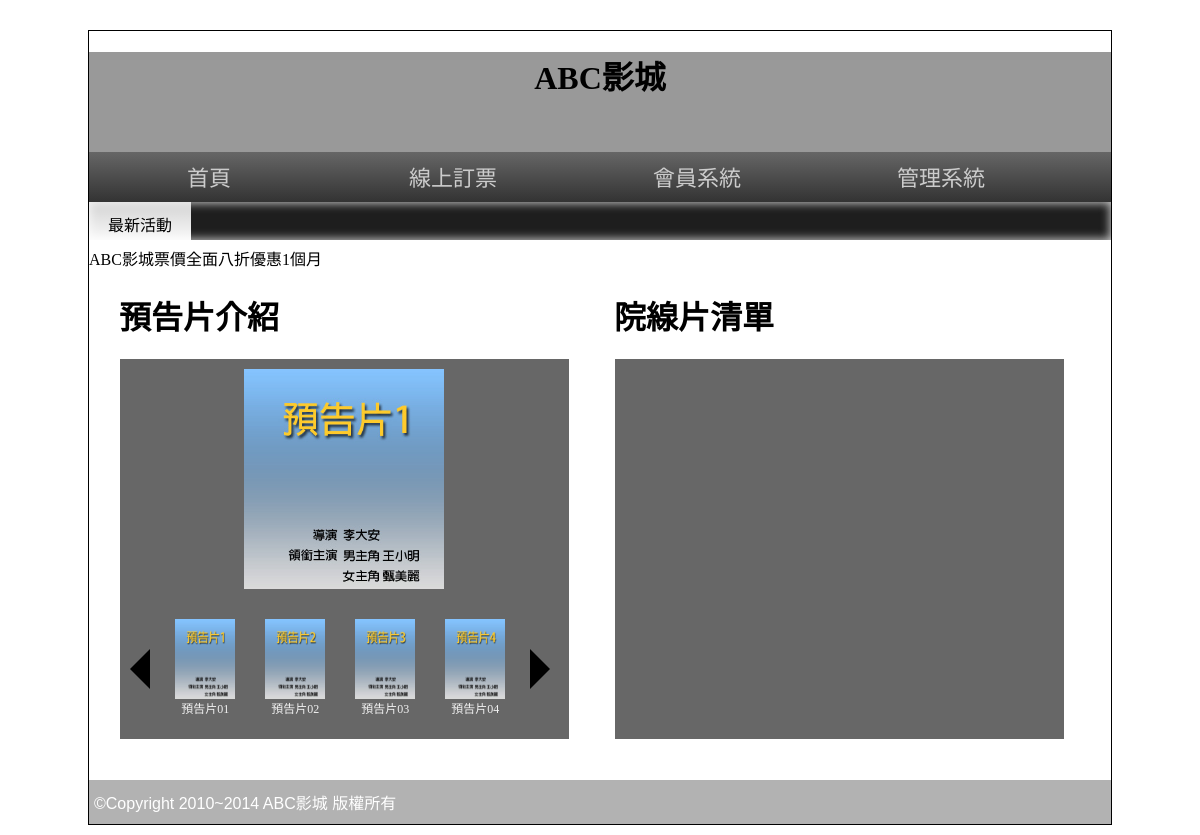
Before: / with the older database file.
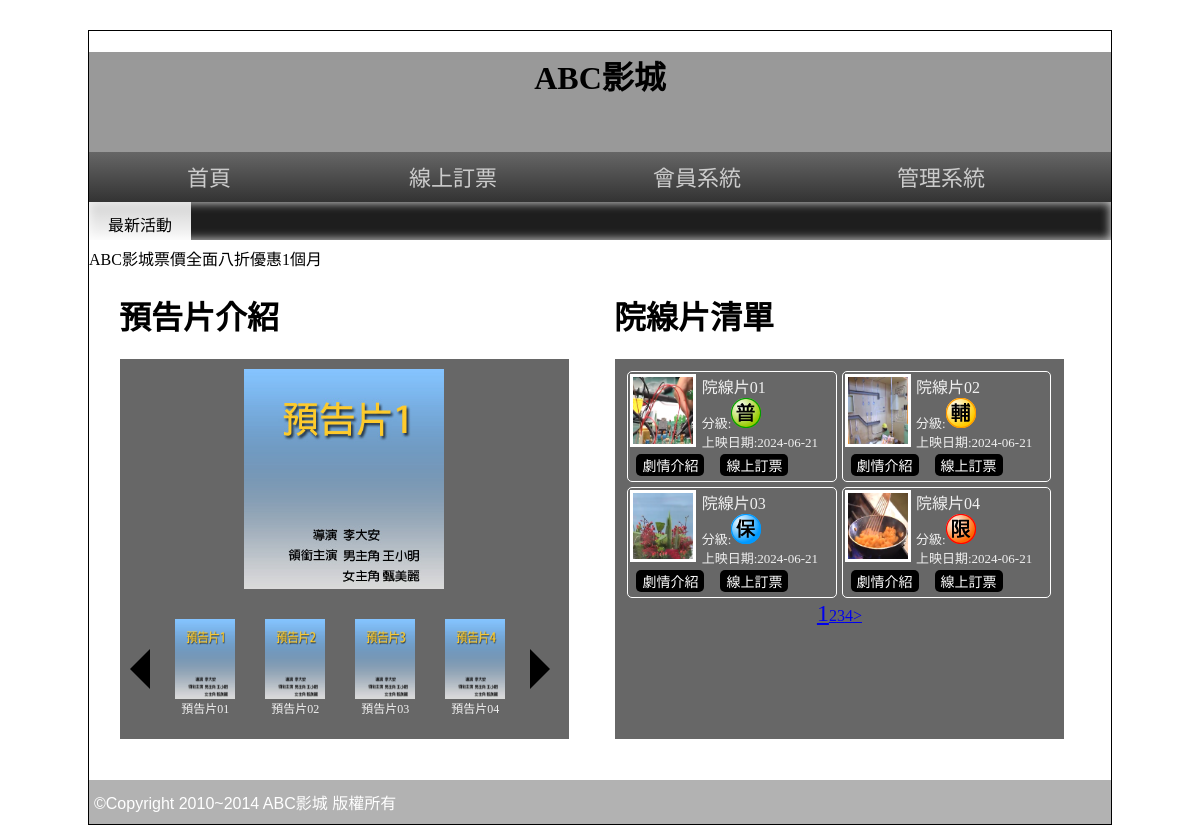
After: the same page with the newer database file.
### tables this page shows
CREATE TABLE `poster` (
  `id` int(10) UNSIGNED NOT NULL,
  `name` text NOT NULL,
  `img` text NOT NULL,
  `sh` int(1) NOT NULL DEFAULT 1,
  `rank` int(5) NOT NULL,
  `ani` int(1) NOT NULL DEFAULT 1
);

CREATE TABLE `movie` (
  `id` int(10) UNSIGNED NOT NULL,
  `name` text NOT NULL,
  `level` tinyint(1) NOT NULL,
  `length` int(5) NOT NULL,
  `ondate` date NOT NULL,
  `publish` text NOT NULL,
  `director` text NOT NULL,
  `trailer` text NOT NULL,
  `poster` text NOT NULL,
  `intro` text NOT NULL,
  `rank` int(5) NOT NULL,
  `sh` int(1) NOT NULL DEFAULT 1
);

### api/db.php (called while the page is built, shortened)
<?php
class DB
{
    protected $dsn = "mysql:host=localhost;charset=utf8;dbname=web03-3;";
    protected $pdo;
    protected $table;
    public function __construct($table)
    {
        $this->table = $table;
        $this->pdo = new PDO($this->dsn, 'root', '');
    }
    private function a2s($array)
    {
        foreach ($array as $col => $value) {
            $tmp[] = "`$col`='$value'";
        }
        return $tmp;
    }
    private function sql_all($sql, $array, $other)
    {
        if (isset($this->table) && !empty($this->table)) {
            if (is_array($array)) {
                if (!empty($array)) {
                    $tmp = $this->a2s($array);
                    $sql .= " where " . join(" && ", $tmp);
                }
            } else {
                $sql .= " $array ";
            }
            return $sql .= $other;
        } else {
            echo "x table";
        }
    }
    function all($where = '', $other = '')
    {
        $sql = "select * from `$this->table` ";
        $sql = $this->sql_all($sql, $where, $other);
        return $this->pdo->query($sql)->fetchAll(PDO::FETCH_ASSOC);
    }
    function count($where = '', $other = '')
    {
        $sql = "select count(*) from `$this->table` ";
        $sql = $this->sql_all($sql, $where, $other);
        return $this->pdo->query($sql)->fetchColumn();
    }
}
$Poster=new DB('poster');
$Movie=new DB('movie');

### front/main.php (the view, shortened to what this page needs)
<div class="half" style="vertical-align:top;">
  <h1>預告片介紹</h1>
  <div class="rb tab" style="width:95%;">
    <div class="lists">
      <?php
      $rows = $Poster->all(['sh' => 1], " order by rank");
      foreach ($rows as $idx => $row) {
      ?>
        <div class="item" data-ani="<?= $row['ani']; ?>">
          <div><img src="./img/<?= $row['img']; ?>" alt=""></div>
        </div>
      <?php
      }
      ?>
    </div>
    <div class="controls">
      <div class="left"></div>
      <div class="btns">
        <?php
        foreach ($rows as $idx => $row) {
        ?>
          <div class="btn">
            <div><img src="./img/<?= $row['img']; ?>" alt=""></div>
            <div><?= $row['name']; ?></div>
          </div>
        <?php
        }
        ?>
      </div>
      <div class="right"></div>
    </div>
  </div>
</div>
<div class="half">
  <h1>院線片清單</h1>
  <div class="rb tab" style="width:95%;">
    <div class="movies">
      <?php
      $today = date("Y-m-d");
      $ondate = date("Y-m-d", strtotime("-2 days"));
      $total = $Movie->count(" where `ondate`>='$ondate' && `ondate` <='$today' && `sh`=1 ");
      $div = 4;
      $pages = ceil($total / $div);
      $now = $_GET['p'] ?? 1;
      $start = ($now - 1) * $div;
      $rows = $Movie->all(" where `ondate`>='$ondate' && `ondate`<='$today' && `sh`=1 order by rank limit $start,$div");
      foreach ($rows as $row) {
      ?>
        <div class="movie">
          <div style="width: 35%;">
            <a href="?do=intro&id=<?= $row['id']; ?>">
              <img src="./img/<?= $row['poster']; ?>" style="width:60px;border:3px solid white">
            </a>
          </div>
          <div style="width: 65%;">
            <div><?= $row['name']; ?></div>
            <div style="font-size:13px;">分級:<img src="./icon/03C0<?= $row['level']; ?>.png" alt=""> </div>
            <div style="font-size:13px;">上映日期:<?= $row['ondate']; ?></div>
          </div>
          <div style="width: 100%;">
            <button onclick="location.href='?do=intro&id=<?= $row['id']; ?>'">劇情介紹</button>
            <button onclick="location.href='?do=order&id=<?= $row['id']; ?>'">線上訂票</button>
          </div>
        </div>
      <?php
      }
      ?>
    </div>
    <div class="ct">
      <?php
      for ($i = 1; $i <= $pages; $i++) {
        $fontsize = ($now == $i) ? '24px' : '16px';
        echo "<a href='?do=$do&p=$i'style='font-size:$fontsize'>$i</a>";
      }
      if ($now < $pages) {
        $next = $now + 1;
        echo "<a href='?do=$do&p=$next'>></a>";
      }
      ?>
    </div>
  </div>
</div>

### index.php (shortened to what this page needs)
<?php include_once "./api/db.php"?>
<!DOCTYPE html PUBLIC "-//W3C//DTD XHTML 1.0 Transitional//EN" "http://www.w3.org/TR/xhtml1/DTD/xhtml1-transitional.dtd">
<html xmlns="http://www.w3.org/1999/xhtml">
<head>
  <link rel="stylesheet" href="./css/css.css">
  <link href="./css/s2.css" rel="stylesheet" type="text/css">
</head>
<body>
  <div id="main">
    <div id="top" class="ct" style=" background:#999 center; background-size:cover; " title="替代文字">
      <h1>ABC影城</h1>
    </div>
    <div id="top2">
      <a href="index.php">首頁</a>
      <a href="index.php?do=order">線上訂票</a>
      <a href="#">會員系統</a>
      <a href="back.php">管理系統</a>
    </div>
    <div id="text"> <span class="ct">最新活動</span>
      <marquee direction="right">
        ABC影城票價全面八折優惠1個月
      </marquee>
    </div>
    <div id="mm">
      <?php
      $do = $_GET['do'] ?? 'main';
      $file = "./front/{$do}.php";
      if (file_exists($file)) {
        include $file;
      } else {
        include "./front/main.php";
      }
      ?>
    </div>
    <div id="bo"> ©Copyright 2010~2014 ABC影城 版權所有 </div>
  </div>
</body>
</html>

### css/css.css (style rules this page uses)
body { font-family: 微軟正黑體; }
input[type='button'], input[type='submit'], input[type='reset'], button, .button { background: #000; color: #fff; border: none; cursor: pointer; font-size: 14px; text-decoration: none; margin: 3px 6px; border-radius: 5px; }
#main { width: 1022px; min-height: 766px; border: #000 1px solid; margin: 30px auto 10px auto; }
#top { display: block; height: 100px; }
#top2 { display: block; height: 50px; background: -webkit-linear-gradient(top, #666, #333); background: -ms-linear-gradient(top, #666, #333); background: -moz-linear-gradient(top, #666, #333); background: linear-gradient(top, #666, #333); }
#top2 a { display: inline-block; width: 200px; padding: 12px 20px 12px 20px; text-align: center; color: #ccc; text-decoration: none; font: normal 22px/26px Open Sans, '微軟正黑體'; transition: all ease-in .3s; }
#text { display: block; height: 38px; box-shadow: #CCC 0px 0px 10px 1px inset; background-color: #1e1e1e; }
#text span { width: 10%; display: inline-block; padding: 10px 0px 10px 0px; vertical-align: top; background: -ms-linear-gradient(top, rgba(255, 255, 255, 0.8), rgba(255, 255, 255, 1)); background: -webkit-linear-gradient(top, rgba(255, 255, 255, 0.8), rgba(255, 255, 255, 1)); background: -moz-linear-gradient(top, rgba(255, 255, 255, 0.8), rgba(255, 255, 255, 1)); background: linear-gradient(top, rgba(255, 255, 255, 0.8), rgba(255, 255, 255, 1)); }
#mm { padding: 10px; min-height: 520px; }
#bo { padding: 10px 5px 10px 5px; min-height: 20px; display: block; color: #FFF; font-family: Arial, Helvetica, sans-serif, '微軟正黑體'; font-weight: 500; background: rgba(0, 0, 0, 0.3); }
.ct { text-align: center; }
.half { width: 45%; display: inline-block; padding: 2%; }
.rb { background: rgba(39, 39, 39, 0.7); color: rgba(255, 255, 255, 0.9); }
.tab { width: 80%; display: block; margin-left: auto; margin-right: auto; min-height: 360px; padding: 10px; }

### front/main.php (style rules this page uses)
.lists { position: relative; left: 114px; width: 200px; height: 240px; overflow: hidden; }
.item * { box-sizing: border-box; }
.item { width: 200px; height: 240px; margin: auto; box-sizing: border-box; position: absolute; display: none; }
.item div img { width: 100%; height: 220px; }
.item div { text-align: center; }
.left, .right { width: 0; border: 20px solid black; border-top-color: transparent; border-bottom-color: transparent; }
.left { border-left-width: 0; }
.right { border-right-width: 0; }
.btns { width: 360px; height: 100px; display: flex; overflow: hidden; }
.btn { font-size: 12px; text-align: center; width: 90px; flex-shrink: 0; position: relative; }
.btn img { width: 60px; height: 80px; }
.controls { width: 420px; height: 100px; position: relative; margin-top: 10px; display: flex; align-items: center; justify-content: space-between; }
.movies { display: flex; flex-wrap: wrap; }
.movie { display: flex; flex-wrap: wrap; box-sizing: border-box; padding: 2px; margin: 0.5%; border: 1px solid white; border-radius: 5px; width: 49%; }

Changed rows visible on the page:
now on this page (row edited): movie: poster (picture), name "院線片01", shows a picture, ondate "2024-06-21"
now on this page (row edited): movie: poster (picture), name "院線片02", shows a picture, ondate "2024-06-21"
now on this page (row edited): movie: poster (picture), name "院線片03", shows a picture, ondate "2024-06-21"
now on this page (row edited): movie: poster (picture), name "院線片04", shows a picture, ondate "2024-06-21"
Other visible differences:
new list line: "1"
new list line: "2"
new list line: "3"
new list line: "4"
